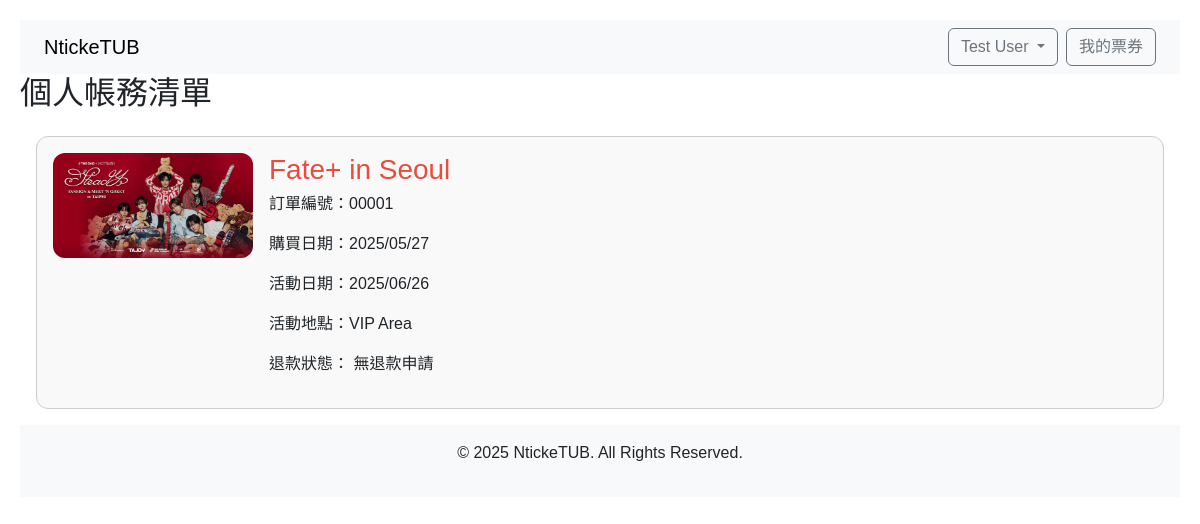
The page /my-tickets (signed in) on the database its author committed.
### models/member.py (models this page shows, shortened)
class Member(UserMixin, db.Model):  # ← 加上 UserMixin
  __tablename__ = 'member'
  mem_id = db.Column(db.Integer, primary_key=True)
  mem_name = db.Column(db.String(255))
  mem_email = db.Column(db.String(255))
  mem_pwd = db.Column(db.String(255))
  birthday = db.Column(db.Date)
  mem_phone = db.Column(db.String(20))
  createdAt = db.Column(db.DateTime)
  updatedAt = db.Column(db.DateTime)

### models/ticket.py (models this page shows)
class Ticket(db.Model):
  __tablename__ = 'ticket'
  ticket_id = db.Column(db.Integer, primary_key=True)
  seat_no = db.Column(db.String(4))
  ticket_status = db.Column(db.String(1))
  is_disabled = db.Column(db.Boolean, default=False)
  order_id = db.Column(db.Integer, db.ForeignKey('order.order_id'))
  game_id = db.Column(db.Integer, db.ForeignKey('game.game_id'))
  area_id = db.Column(db.Integer, db.ForeignKey('area.area_id'))
  createdAt = db.Column(db.Date)
  updatedAt = db.Column(db.Date)
  area = db.relationship('Area', backref='tickets')

### models/show.py (models this page shows, shortened)
class Show(db.Model):
    __tablename__ = 'show'
    show_id = db.Column(db.Integer, primary_key=True)
    show_name = db.Column(db.String(255))
    show_desc = db.Column(db.Text)
    show_pic = db.Column(db.Text)
    start_date = db.Column(Date)
    end_date = db.Column(Date)
    host_id = db.Column(db.Integer, db.ForeignKey('host.host_id'))
    location_id = db.Column(db.Integer, db.ForeignKey('location.loc_id'))
    createdAt = db.Column(db.Date)
    updatedAt = db.Column(db.Date)

### models/game.py (models this page shows)
class Game(db.Model):
  __tablename__ = 'game'
  game_id = db.Column(db.Integer, primary_key=True)
  game_date = db.Column(db.Date)
  game_time = db.Column(db.Time)
  sale_start_time = db.Column(db.DateTime)
  sale_end_time = db.Column(db.DateTime)
  game_status = db.Column(db.String(1))
  total_seats = db.Column(db.Integer)
  available_seats = db.Column(db.Integer)
  show_id = db.Column(db.Integer, db.ForeignKey('show.show_id'))
  createdAt = db.Column(db.Date)
  updatedAt = db.Column(db.Date)

### models/area.py (models this page shows)
class Area(db.Model):
  __tablename__ = 'area'
  area_id = db.Column(db.Integer, primary_key=True)
  area_name = db.Column(db.String(255))
  seat_count = db.Column(db.Integer)
  price = db.Column(db.Integer)
  disabled_price = db.Column(db.Integer)
  disabled_seats = db.Column(db.Integer)
  loc_id = db.Column(db.Integer, db.ForeignKey('location.loc_id'))
  sect_id = db.Column(db.Integer, db.ForeignKey('section.sect_id'))
  createdAt = db.Column(db.Date)
  updatedAt = db.Column(db.Date)

### app.py (the view)
@app.route('/my-tickets')
@login_required
def my_tickets():
    tickets = (
        db.session.query(Ticket, Game, Show, Area, Order)
        .join(Order, Ticket.order_id == Order.order_id)
        .join(Game, Ticket.game_id == Game.game_id)
        .join(Show, Game.show_id == Show.show_id)
        .join(Area, Ticket.area_id == Area.area_id)
        .filter(Order.mem_id == current_user.mem_id)
        .all()
    )
    order_ids = {ticket.Order.order_id for ticket in tickets}
    refunds = Refund.query.filter(Refund.order_id.in_(order_ids)).all()
    refund_status_map = {refund.order_id: refund.refund_status for refund in refunds}
    print("Refund status map:", refund_status_map)
    return render_template('my_ticket.html', tickets=tickets, refund_status_map=refund_status_map)

### app.py (called while the page is built)
@login_manager.user_loader
def load_user(user_id):
    return Member.query.get(int(user_id))

### templates/my_ticket.html (shortened to what this page needs)
{% extends "layout.html" %}
{% block content %}
<h2>個人帳務清單</h2>
{% if tickets %}
  <div class="ticket-list">
    {% for ticket, game, show, area, order in tickets %}
      <a href="{{ url_for('order_detail', order_id=ticket.order_id) }}" class="ticket-card-link" style="text-decoration:none; color: inherit;">
        <div class="ticket-card">
          <div class="ticket-card-left">
            <img src="{{ url_for('static', filename='img/show1.jpg') }}" alt="活動圖片" class="ticket-image" />
          </div>
          <div class="ticket-card-right">
            <h3 style="color: #e74c3c;">{{ show.show_name }}</h3>
            <p>訂單編號：{{ '%05d'|format(ticket.order_id) }}</p>
            <p>購買日期：{{ ticket.createdAt.strftime('%Y/%m/%d') if ticket.createdAt else '未知' }}</p>
            <p>活動日期：{{ game.game_date.strftime('%Y/%m/%d') if game.game_date else '未知' }}</p>
            <p>活動地點：{{ area.area_name }}</p>
            <p>
              退款狀態：
              {% if refund_status_map[ticket.order_id] is defined %}
                {{ refund_status_map[ticket.order_id] }}
              {% else %}
                無退款申請
              {% endif %}
            </p>
          </div>
        </div>
      </a>
    {% endfor %}
  </div>
{% else %}
  <p>目前沒有任何票券。</p>
{% endif %}
{% endblock %}

### templates/layout.html (shortened to what this page needs)
<!DOCTYPE html>
<html lang="zh-Hant">
<head>
  <link href="https://cdn.jsdelivr.net/npm/bootstrap@5.3.0/dist/css/bootstrap.min.css" rel="stylesheet" />
  <link rel="stylesheet" href="{{ url_for('static', filename='style.css') }}" />
  <link href="https://cdn.jsdelivr.net/npm/bootstrap-icons@1.10.5/font/bootstrap-icons.css" rel="stylesheet" />
</head>
<body>
  <nav class="navbar navbar-light bg-light justify-content-between px-4">
    <h1 class="navbar-brand mb-0">
      <a href="{{ url_for('index') }}" class="text-decoration-none" style="color: inherit;">NtickeTUB</a>
    </h1>
    <div>
      <div class="d-flex">
        {% if current_user.is_authenticated %}
        <div class="dropdown">
          <button class="btn btn-outline-secondary dropdown-toggle me-2" type="button" id="userDropdown"
            data-bs-toggle="dropdown" aria-expanded="false">
            {{ current_user.mem_name }}
          </button>
        </div>
        {% else %}
        <a href="{{ url_for('login') }}" class="btn btn-outline-secondary me-2">我的會員</a>
        {% endif %}
        <a href="{{ url_for('my_tickets') }}" class="btn btn-outline-secondary">我的票券</a>
      </div>
    </div>
  </nav>
  <main>
    {% block content %}{% endblock %}
  </main>
  <footer class="bg-light text-center py-3">
    <p>&copy; 2025 NtickeTUB. All Rights Reserved.</p>
  </footer>
</body>
</html>

### static/style.css (style rules this page uses)
body { font-family: Arial, sans-serif; padding: 20px; }
h3 { margin-bottom: 5px; }
button { padding: 5px 10px; background-color: darkorange; color: white; border: none; cursor: pointer; }
.bg-light { background-color: #f8f9fa !important; }

### templates/my_ticket.html (style rules this page uses)
.ticket-list { display: flex; flex-direction: column; gap: 1rem; padding: 1rem; }
.ticket-card { display: flex; border: 1px solid #ccc; border-radius: 12px; padding: 1rem; background-color: #f9f9f9; }
.ticket-card-left { flex: 1; max-width: 200px; }
.ticket-image { width: 100%; border-radius: 12px; }
.ticket-card-right { flex: 2; padding-left: 1rem; }
.ticket-card-right h3 { margin-top: 0; }

### rows shown on the page
Member: mem_name "Test User"
Ticket: show_name "Fate+ in Seoul", order_id "00001", createdAt "2025/05/27", game_date "2025/06/26", area_name "VIP Area", shows "無退款申請"
